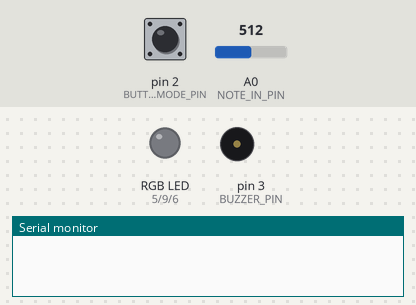
A sketch run on a simulated Arduino Uno, built with avr-gcc and run on an emulated ATmega328P. On the bench: an RGB LED mixed from three pins (HIGH = lit), buzzer (waves = sounding), the last lines printed to the serial monitor. Dashed ring = blinking. The test bench sets the inputs (shaded band); at power-on: pin 2 (BUTTON_MODE_PIN) LOW, A0 (NOTE_IN_PIN) = 512.

Above: at 1.2 s.
1.3 s: pin 2 (BUTTON_MODE_PIN) pulled HIGH for 0.15 s
At 2.5 s:
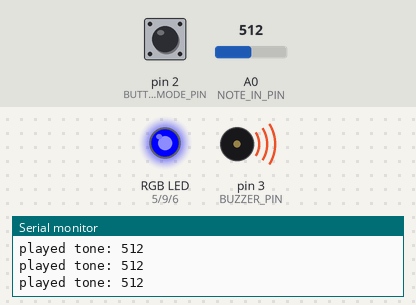
3.1 s: A0 (NOTE_IN_PIN) set to 12
At 3.8 s:
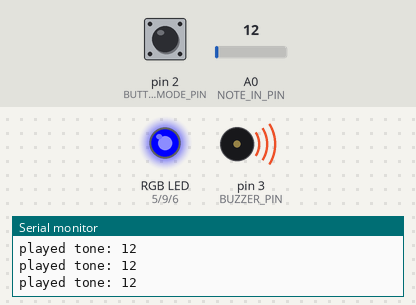
4.6 s: A0 (NOTE_IN_PIN) set to 9
At 5.9 s:
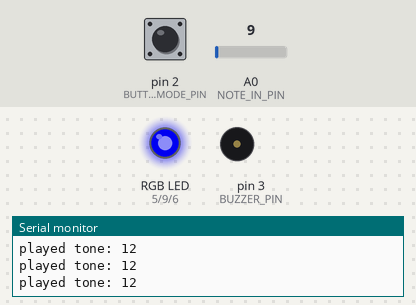
6.2 s: pin 2 (BUTTON_MODE_PIN) pulled HIGH for 1 s
At 8.1 s:
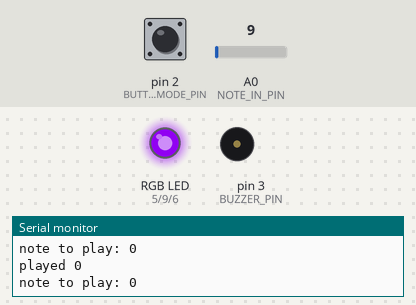
9.2 s: pin 2 (BUTTON_MODE_PIN) pulled HIGH for 3.2 s
At 10.63 s:
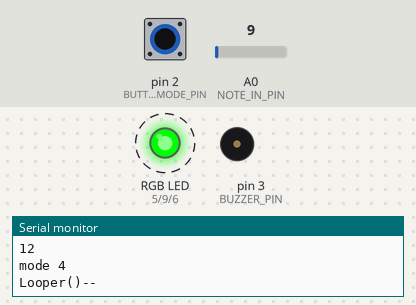
13.9 s: pin 2 (BUTTON_MODE_PIN) pulsed HIGH 5 times (0.12 s each, 0.3 s apart)
At 14.9 s:
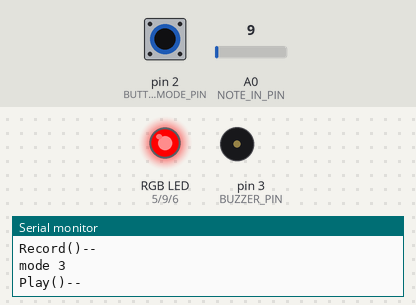
Timing chart, 0 to 17.0 s (numbered marks = the images above; inputs shaded):
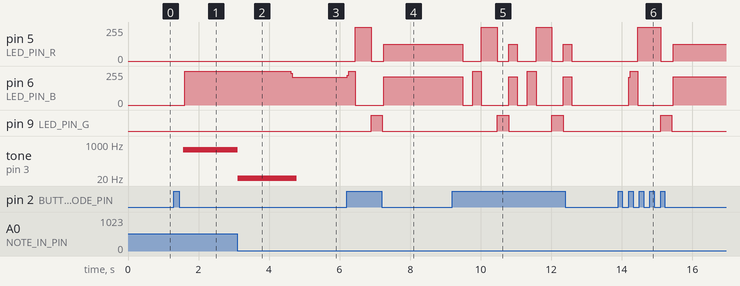

Measured:
- the behaviour switches between 11 and 10 on A0 (NOTE_IN_PIN) (found by bisection; images 2 and 3)
- after the input at 1.3 s, pin 6 (LED_PIN_B): 0/255 → 255/255 after 0.31 s; tone on pin 3 (BUZZER_PIN): silent → 512 Hz after 0.27 s
- after the input at 3.1 s, tone on pin 3 (BUZZER_PIN): 512 Hz → 12 Hz at once
- after the input at 4.6 s, pin 6 (LED_PIN_B): 255/255 → 209/255 at once; tone on pin 3 (BUZZER_PIN): 12 Hz → silent after 0.18 s
- after the input at 6.2 s, pin 5 (LED_PIN_R): 0/255 → 255/255 after 0.25 s, → 0/255 0.45 s later, → 127/255 0.35 s later; pin 6 (LED_PIN_B): 209/255 → 255/255 at once, → 0/255 0.24 s later, → 212/255 0.80 s later; pin 9 (LED_PIN_G): LOW → HIGH after 0.70 s, → LOW 0.31 s later
- after the input at 9.2 s, pin 5 (LED_PIN_R): 127/255 → 0/255 after 0.29 s, → 255/255 0.53 s later, → 0/255 0.45 s later, → 127/255 0.32 s later, … (9 changes in this stretch); pin 6 (LED_PIN_B): 212/255 → 0/255 after 0.29 s, → 255/255 0.28 s later, → 0/255 0.25 s later, → 212/255 0.77 s later, … (9 changes in this stretch)
- after the input at 13.9 s, pin 5 (LED_PIN_R): 0/255 → 255/255 after 0.55 s, → 0/255 0.65 s later, → 127/255 0.36 s later; pin 6 (LED_PIN_B): 0/255 → 255/255 after 0.30 s, → 0/255 0.25 s later, → 212/255 1.0 s later; pin 9 (LED_PIN_G): LOW → HIGH after 1.2 s, → LOW 0.31 s later

The sketch:

main.ino
```cpp
#define BUTTON_MODE_PIN 2  // Button to change the mode

// constants for RGB LED
#define LED_PIN_R 5 // R PIN
#define LED_PIN_G 9 // G PIN
#define LED_PIN_B 6 // B PIN

// constant for note in (button-resistor ladder on breadboard)
#define NOTE_IN_PIN A0

//constant for max number of notes in array
#define MAX_NOTES 16

// a constant for duration
const int duration = 200;

// constant for pin to output for buzzer
#define BUZZER_PIN 3 // PWM

int countNotes = 0; // counter for how many notes we have
int mode = 0; // start at off
int notes [MAX_NOTES]; // array to hold the notes played (for record/play mode)


// for ease of debugging: these aare utility functions for nice logging
void l(String = "", String = "", String = "", String = "");
void l(String s, String s2) { Serial.print(s); Serial.println(s2); }
void l(String s, int i) { Serial.print(s); Serial.println(i); }
void l(int i) { Serial.println(i); }
void l(String s, String s2, String s3, String s4) {
  Serial.print(s + ' ');
  Serial.print(s2 + ", ");
  Serial.print(s3 + ", ");
  Serial.println(s4 + '.');
}
void m () { // logs the current mode
  switch (mode)
  {
    case 0: Serial.println("Reset--"); break;
    case 1: Serial.println("Live()--"); break;
    case 2: Serial.println("Record()--"); break;
    case 3: Serial.println("Play()--"); break;
    case 4: Serial.println("Looper()--");  break;
    default:
      break;
  }
}
void int_array_to_string(int int_array[], int size_of_array)
{
  String returnstring = "";
  for (int temp = 0; temp < size_of_array; temp++)
    returnstring += String(int_array[temp]) + " ";
  Serial.println(returnstring);
}
//  end debug methods

void setup()
{
  pinMode(BUTTON_MODE_PIN, INPUT);
	Serial.begin(9600);
}


void loop()
{
  chooseMode();
  setRGB();
  selectMode();
}

void chooseMode() {
  int buttonState = digitalRead(BUTTON_MODE_PIN);
  if (buttonState == 1) { // test if the mode switch button is pressed
    mode = (mode + 1) % 5; // increment the mode by one, and modulo-wrap it around to 0
    l("mode ", mode);
    m();
    delay(250); // debouncing without variables!
  }
}

void setRGB()
{
  // resets all LED component colors
  analogWrite(LED_PIN_B, 0);
  analogWrite(LED_PIN_G, 0);
  analogWrite(LED_PIN_R, 0);

  switch (mode)
  {
    case 1: analogWrite(LED_PIN_B, 255); break; // set blue on live()
    case 2: analogWrite(LED_PIN_R, 255); break; // set red on record()
    case 3: analogWrite(LED_PIN_G, 255); break; // set green on play()

    case 4: // achieves purple with a mix of red and blue on looper()
      analogWrite(LED_PIN_R, 127);
      analogWrite(LED_PIN_B, 212);
      break;

    default: // keeps the LEDs off during reset()
      break;
  }
}

void selectMode()
{
  // I have optimised this to also use a switch statement,
  // as each case is as likely as the next.
  switch (mode)
  {
    case 0:
      reset();
      break;
    case 1:
      live();
      break;
    case 2:
      record();
      break;
    case 3:
      play();
      break;
    case 4:
      looper();
      break;
  }
}


void reset()
{
  // the performance implications of zeroing out memory on every iteration of
  // loop() seems excessive.
  memset(notes, 0, sizeof(notes));
  delay(30); // tiny pause, for the health of the chip. :)
}


void live()
{
  playnote();
}


void record()
{
  int sensedInput = readnote(); // capture the current note, if any

  if (sensedInput > 10) // simple high-pass
  {
    l("note read: ", sensedInput);

    // get the next place in the array to place a note,
    // another artefact of the no-extra-vars rule.

    // I initially used an iterator variable, but I saw that simply integrating
    // my iterator with this nextAvailableCell var was more concise and expressive
    for (int nextAvailableCell = 0; nextAvailableCell < MAX_NOTES; nextAvailableCell++)
    {
      // bail early if we're at the limit of the tune
      if ( nextAvailableCell == ( MAX_NOTES - 1 ))
      {
        l("MAX NOTES REACHED");
        // because this is cheaper than implementing a linked list every loop
        memset(notes, 0, sizeof(notes));
        notes[0] = sensedInput; // write to the beggining of the array
        l("Recorded: ", notes[0]);
        return;
      }

      // test if current note is uninitialised
      if (notes[nextAvailableCell] == 0) {
        l("Index ", nextAvailableCell);
        notes[nextAvailableCell] = sensedInput;
        l("Recorded: ", notes[nextAvailableCell]);
        return;
      }
    }
  }
}


void play()
{
  l("supposed to play: ", notes[countNotes]);
  int_array_to_string(notes, sizeof(notes));
  tone(BUZZER_PIN, notes[countNotes], duration);
  countNotes = (countNotes + 1) % MAX_NOTES;
  l(countNotes);
}


void looper()
{
  // Being limited to not create any additional global variables outside of
  // these methods is proving to be quite the challenge...

  // captures the current time
  unsigned long currentMillis = millis();
  // bitmasks the long-cast-to-int for the last 4 bits (1111)
  int noteToPlay = currentMillis & 0x8; // returning a number between 0 and 15

  l("note to play: ", noteToPlay);
  l("played ", notes[noteToPlay]);
  tone(BUZZER_PIN, notes[noteToPlay], duration);
  countNotes = (countNotes + 1) % MAX_NOTES;
}

int playnote () {
  int sensedInput = analogRead(NOTE_IN_PIN); // read resistor value
  if (sensedInput > 10) // simple high-pass
  {
    tone(BUZZER_PIN, sensedInput, duration);
    l("played tone: ", sensedInput);
    return sensedInput;
  } else {
    return 0;
  }
}


// UTIL ----------------------------------------------
void playnote (int note) {
  tone(BUZZER_PIN, note, duration);
  l("played tone: ", note);
}

int readnote () {
  int in = analogRead(NOTE_IN_PIN);
  delay(200); // debouncing
  return in;
}
```
